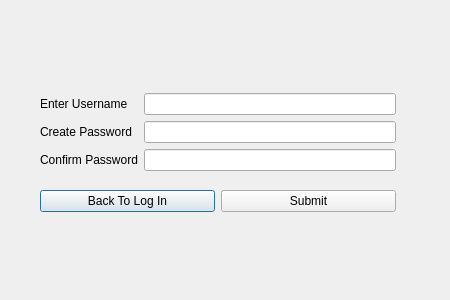
<?xml version="1.0" encoding="UTF-8"?>
<ui version="4.0">
 <class>signUpPage</class>
 <widget class="QDialog" name="signUpPage">
  <property name="windowModality">
   <enum>Qt::WindowModality::WindowModal</enum>
  </property>
  <property name="geometry">
   <rect>
    <x>0</x>
    <y>0</y>
    <width>450</width>
    <height>300</height>
   </rect>
  </property>
  <property name="sizePolicy">
   <sizepolicy hsizetype="Preferred" vsizetype="Preferred">
    <horstretch>0</horstretch>
    <verstretch>0</verstretch>
   </sizepolicy>
  </property>
  <property name="minimumSize">
   <size>
    <width>450</width>
    <height>300</height>
   </size>
  </property>
  <property name="maximumSize">
   <size>
    <width>450</width>
    <height>300</height>
   </size>
  </property>
  <property name="windowTitle">
   <string>Sign Up </string>
  </property>
  <property name="layoutDirection">
   <enum>Qt::LayoutDirection::LeftToRight</enum>
  </property>
  <property name="modal">
   <bool>false</bool>
  </property>
  <widget class="QWidget" name="layoutWidget">
   <property name="geometry">
    <rect>
     <x>40</x>
     <y>80</y>
     <width>356</width>
     <height>151</height>
    </rect>
   </property>
   <layout class="QVBoxLayout" name="verticalLayout">
    <property name="spacing">
     <number>6</number>
    </property>
    <property name="topMargin">
     <number>0</number>
    </property>
    <property name="rightMargin">
     <number>0</number>
    </property>
    <property name="bottomMargin">
     <number>6</number>
    </property>
    <item>
     <layout class="QGridLayout" name="gridLayout">
      <item row="0" column="0">
       <widget class="QLabel" name="createUserLabel">
        <property name="text">
         <string>Enter Username</string>
        </property>
       </widget>
      </item>
      <item row="0" column="1">
       <widget class="QLineEdit" name="userlineEdit"/>
      </item>
      <item row="1" column="0">
       <widget class="QLabel" name="createPassLabel">
        <property name="text">
         <string>Create Password</string>
        </property>
       </widget>
      </item>
      <item row="1" column="1">
       <widget class="QLineEdit" name="createPasslineEdit"/>
      </item>
      <item row="2" column="0">
       <widget class="QLabel" name="confirmPassLabel">
        <property name="text">
         <string>Confirm Password</string>
        </property>
       </widget>
      </item>
      <item row="2" column="1">
       <widget class="QLineEdit" name="confirmPasslineEdit">
        <property name="cursor">
         <cursorShape>IBeamCursor</cursorShape>
        </property>
        <property name="echoMode">
         <enum>QLineEdit::EchoMode::Password</enum>
        </property>
       </widget>
      </item>
     </layout>
    </item>
    <item>
     <layout class="QHBoxLayout" name="horizontalLayout">
      <item>
       <widget class="QPushButton" name="backtoLogInBtn">
        <property name="text">
         <string>Back To Log In</string>
        </property>
       </widget>
      </item>
      <item>
       <widget class="QPushButton" name="submitBtn">
        <property name="cursor">
         <cursorShape>ArrowCursor</cursorShape>
        </property>
        <property name="text">
         <string>Submit</string>
        </property>
       </widget>
      </item>
     </layout>
    </item>
   </layout>
  </widget>
 </widget>
 <resources/>
 <connections/>
</ui>
